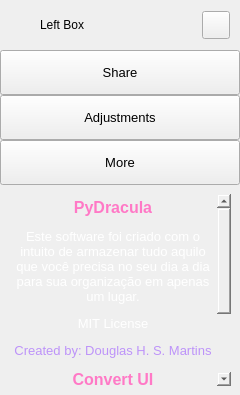
        <widget class="QFrame" name="extraLeftBox">
         <property name="minimumSize">
          <size>
           <width>0</width>
           <height>0</height>
          </size>
         </property>
         <property name="maximumSize">
          <size>
           <width>0</width>
           <height>16777215</height>
          </size>
         </property>
         <property name="frameShape">
          <enum>QFrame::Shape::NoFrame</enum>
         </property>
         <property name="frameShadow">
          <enum>QFrame::Shadow::Raised</enum>
         </property>
         <layout class="QVBoxLayout" name="extraColumLayout_2">
          <property name="spacing">
           <number>0</number>
          </property>
          <property name="leftMargin">
           <number>0</number>
          </property>
          <property name="topMargin">
           <number>0</number>
          </property>
          <property name="rightMargin">
           <number>0</number>
          </property>
          <property name="bottomMargin">
           <number>0</number>
          </property>
          <item>
           <widget class="QFrame" name="extraTopBg">
            <property name="minimumSize">
             <size>
              <width>0</width>
              <height>50</height>
             </size>
            </property>
            <property name="maximumSize">
             <size>
              <width>16777215</width>
              <height>50</height>
             </size>
            </property>
            <property name="frameShape">
             <enum>QFrame::Shape::NoFrame</enum>
            </property>
            <property name="frameShadow">
             <enum>QFrame::Shadow::Raised</enum>
            </property>
            <layout class="QVBoxLayout" name="verticalLayout_6">
             <property name="spacing">
              <number>0</number>
             </property>
             <property name="leftMargin">
              <number>0</number>
             </property>
             <property name="topMargin">
              <number>0</number>
             </property>
             <property name="rightMargin">
              <number>0</number>
             </property>
             <property name="bottomMargin">
              <number>0</number>
             </property>
             <item>
              <layout class="QGridLayout" name="extraTopLayout">
               <property name="leftMargin">
                <number>10</number>
               </property>
               <property name="rightMargin">
                <number>10</number>
               </property>
               <property name="horizontalSpacing">
                <number>10</number>
               </property>
               <property name="verticalSpacing">
                <number>0</number>
               </property>
               <item row="0" column="0">
                <widget class="QFrame" name="extraIcon">
                 <property name="minimumSize">
                  <size>
                   <width>20</width>
                   <height>0</height>
                  </size>
                 </property>
                 <property name="maximumSize">
                  <size>
                   <width>20</width>
                   <height>20</height>
                  </size>
                 </property>
                 <property name="styleSheet">
                  <string notr="true">background-image: url(:/icons/icons/cil-code.png);</string>
                 </property>
                 <property name="frameShape">
                  <enum>QFrame::Shape::NoFrame</enum>
                 </property>
                 <property name="frameShadow">
                  <enum>QFrame::Shadow::Raised</enum>
                 </property>
                </widget>
               </item>
               <item row="0" column="1">
                <widget class="QLabel" name="extraLabel">
                 <property name="minimumSize">
                  <size>
                   <width>150</width>
                   <height>0</height>
                  </size>
                 </property>
                 <property name="text">
                  <string>Left Box</string>
                 </property>
                </widget>
               </item>
               <item row="0" column="2">
                <widget class="QPushButton" name="extraCloseColumnBtn">
                 <property name="minimumSize">
                  <size>
                   <width>28</width>
                   <height>28</height>
                  </size>
                 </property>
                 <property name="maximumSize">
                  <size>
                   <width>28</width>
                   <height>28</height>
                  </size>
                 </property>
                 <property name="cursor">
                  <cursorShape>PointingHandCursor</cursorShape>
                 </property>
                 <property name="toolTip">
                  <string>Close left box</string>
                 </property>
                 <property name="styleSheet">
                  <string notr="true"/>
                 </property>
                 <property name="text">
                  <string/>
                 </property>
                 <property name="icon">
                  <iconset resource="../assets/resource.qrc">
                   <normaloff>:/icons/icons/chevrons-left.svg</normaloff>:/icons/icons/chevrons-left.svg</iconset>
                 </property>
                 <property name="iconSize">
                  <size>
                   <width>18</width>
                   <height>18</height>
                  </size>
                 </property>
                </widget>
               </item>
              </layout>
             </item>
            </layout>
           </widget>
          </item>
          <item>
           <widget class="QFrame" name="extraContent">
            <property name="frameShape">
             <enum>QFrame::Shape::NoFrame</enum>
            </property>
            <property name="frameShadow">
             <enum>QFrame::Shadow::Raised</enum>
            </property>
            <layout class="QVBoxLayout" name="verticalLayout_16">
             <property name="spacing">
              <number>0</number>
             </property>
             <property name="leftMargin">
              <number>0</number>
             </property>
             <property name="topMargin">
              <number>0</number>
             </property>
             <property name="rightMargin">
              <number>0</number>
             </property>
             <property name="bottomMargin">
              <number>0</number>
             </property>
             <item alignment="Qt::AlignmentFlag::AlignTop">
              <widget class="QFrame" name="extraTopMenu">
               <property name="frameShape">
                <enum>QFrame::Shape::NoFrame</enum>
               </property>
               <property name="frameShadow">
                <enum>QFrame::Shadow::Raised</enum>
               </property>
               <layout class="QVBoxLayout" name="verticalLayout_28">
                <property name="spacing">
                 <number>0</number>
                </property>
                <property name="leftMargin">
                 <number>0</number>
                </property>
                <property name="topMargin">
                 <number>0</number>
                </property>
                <property name="rightMargin">
                 <number>0</number>
                </property>
                <property name="bottomMargin">
                 <number>0</number>
                </property>
                <item>
                 <widget class="QPushButton" name="btn_share">
                  <property name="sizePolicy">
                   <sizepolicy hsizetype="Expanding" vsizetype="Fixed">
                    <horstretch>0</horstretch>
                    <verstretch>0</verstretch>
                   </sizepolicy>
                  </property>
                  <property name="minimumSize">
                   <size>
                    <width>0</width>
                    <height>45</height>
                   </size>
                  </property>
                  <property name="font">
                   <font>
                    <family>Segoe UI</family>
                    <pointsize>10</pointsize>
                    <italic>false</italic>
                    <bold>false</bold>
                   </font>
                  </property>
                  <property name="cursor">
                   <cursorShape>PointingHandCursor</cursorShape>
                  </property>
                  <property name="layoutDirection">
                   <enum>Qt::LayoutDirection::LeftToRight</enum>
                  </property>
                  <property name="styleSheet">
                   <string notr="true">background-image: url(:/icons/icons/cil-share-boxed.png);</string>
                  </property>
                  <property name="text">
                   <string>Share</string>
                  </property>
                 </widget>
                </item>
                <item>
                 <widget class="QPushButton" name="btn_adjustments">
                  <property name="sizePolicy">
                   <sizepolicy hsizetype="Expanding" vsizetype="Fixed">
                    <horstretch>0</horstretch>
                    <verstretch>0</verstretch>
                   </sizepolicy>
                  </property>
                  <property name="minimumSize">
                   <size>
                    <width>0</width>
                    <height>45</height>
                   </size>
                  </property>
                  <property name="font">
                   <font>
                    <family>Segoe UI</family>
                    <pointsize>10</pointsize>
                    <italic>false</italic>
                    <bold>false</bold>
                   </font>
                  </property>
                  <property name="cursor">
                   <cursorShape>PointingHandCursor</cursorShape>
                  </property>
                  <property name="layoutDirection">
                   <enum>Qt::LayoutDirection::LeftToRight</enum>
                  </property>
                  <property name="styleSheet">
                   <string notr="true">background-image: url(:/icons/icons/cil-equalizer.png);</string>
                  </property>
                  <property name="text">
                   <string>Adjustments</string>
                  </property>
                 </widget>
                </item>
                <item>
                 <widget class="QPushButton" name="btn_more">
                  <property name="sizePolicy">
                   <sizepolicy hsizetype="Expanding" vsizetype="Fixed">
                    <horstretch>0</horstretch>
                    <verstretch>0</verstretch>
                   </sizepolicy>
                  </property>
                  <property name="minimumSize">
                   <size>
                    <width>0</width>
                    <height>45</height>
                   </size>
                  </property>
                  <property name="font">
                   <font>
                    <family>Segoe UI</family>
                    <pointsize>10</pointsize>
                    <italic>false</italic>
                    <bold>false</bold>
                   </font>
                  </property>
                  <property name="cursor">
                   <cursorShape>PointingHandCursor</cursorShape>
                  </property>
                  <property name="layoutDirection">
                   <enum>Qt::LayoutDirection::LeftToRight</enum>
                  </property>
                  <property name="styleSheet">
                   <string notr="true">background-image: url(:/icons/icons/cil-layers.png);</string>
                  </property>
                  <property name="text">
                   <string>More</string>
                  </property>
                 </widget>
                </item>
               </layout>
              </widget>
             </item>
             <item>
              <widget class="QFrame" name="extraCenter">
               <property name="frameShape">
                <enum>QFrame::Shape::NoFrame</enum>
               </property>
               <property name="frameShadow">
                <enum>QFrame::Shadow::Raised</enum>
               </property>
               <layout class="QVBoxLayout" name="verticalLayout_29">
                <item>
                 <widget class="QTextEdit" name="textEdit">
                  <property name="minimumSize">
                   <size>
                    <width>222</width>
                    <height>0</height>
                   </size>
                  </property>
                  <property name="styleSheet">
                   <string notr="true">background: transparent;</string>
                  </property>
                  <property name="frameShape">
                   <enum>QFrame::Shape::NoFrame</enum>
                  </property>
                  <property name="readOnly">
                   <bool>true</bool>
                  </property>
                  <property name="html">
                   <string>&lt;!DOCTYPE HTML PUBLIC &quot;-//W3C//DTD HTML 4.0//EN&quot; &quot;http://www.w3.org/TR/REC-html40/strict.dtd&quot;&gt;
&lt;html&gt;&lt;head&gt;&lt;meta name=&quot;qrichtext&quot; content=&quot;1&quot; /&gt;&lt;meta charset=&quot;utf-8&quot; /&gt;&lt;style type=&quot;text/css&quot;&gt;
p, li { white-space: pre-wrap; }
hr { height: 1px; border-width: 0; }
li.unchecked::marker { content: &quot;\2610&quot;; }
li.checked::marker { content: &quot;\2612&quot;; }
&lt;/style&gt;&lt;/head&gt;&lt;body style=&quot; font-family:'Segoe UI'; font-size:9pt; font-weight:400; font-style:normal;&quot;&gt;
&lt;p align=&quot;center&quot; style=&quot; margin-top:12px; margin-bottom:12px; margin-left:0px; margin-right:0px; -qt-block-indent:0; text-indent:0px;&quot;&gt;&lt;span style=&quot; font-size:12pt; font-weight:600; color:#ff79c6;&quot;&gt;PyDracula&lt;/span&gt;&lt;/p&gt;
&lt;p align=&quot;center&quot; style=&quot; margin-top:12px; margin-bottom:12px; margin-left:0px; margin-right:0px; -qt-block-indent:0; text-indent:0px;&quot;&gt;&lt;span style=&quot; font-size:10pt; color:#ffffff;&quot;&gt;Este software foi criado com o intuito de armazenar tudo aquilo que você precisa no seu dia a dia para sua organização em apenas um lugar.&lt;/span&gt;&lt;/p&gt;
&lt;p align=&quot;center&quot; style=&quot; margin-top:12px; margin-bottom:12px; margin-left:0px; margin-right:0px; -qt-block-indent:0; text-indent:0px;&quot;&gt;&lt;span style=&quot; font-size:10pt; color:#ffffff;&quot;&gt;MIT License&lt;/span&gt;&lt;/p&gt;
&lt;p align=&quot;center&quot; style=&quot; margin-top:12px; margin-bottom:12px; margin-left:0px; margin-right:0px; -qt-block-indent:0; text-indent:0px;&quot;&gt;&lt;span style=&quot; font-size:10pt; color:#bd93f9;&quot;&gt;Created by: Douglas H. S. Martins&lt;/span&gt;&lt;/p&gt;
&lt;p align=&quot;center&quot; style=&quot; margin-top:12px; margin-bottom:12px; margin-left:0px; margin-right:0px; -qt-block-indent:0; text-indent:0px;&quot;&gt;&lt;span style=&quot; font-size:12pt; font-weight:600; color:#ff79c6;&quot;&gt;Convert UI&lt;/span&gt;&lt;/p&gt;
&lt;p align=&quot;center&quot; style=&quot; margin-top:12px; margin-bottom:12px; margin-left:0px; margin-right:0px; -qt-block-indent:0; text-indent:0px;&quot;&gt;&lt;span style=&quot; color:#ffffff;&quot;&gt;pyside6-uic App.ui &amp;gt; App_ui.py&lt;/span&gt;&lt;/p&gt;
&lt;p align=&quot;center&quot; style=&quot; margin-top:12px; margin-bottom:12px; margin-left:0px; margin-right:0px; -qt-block-indent:0; text-indent:0px;&quot;&gt;&lt;span style=&quot; font-size:12pt; font-weight:600; color:#ff79c6;&quot;&gt;Convert QRC&lt;/span&gt;&lt;/p&gt;
&lt;p align=&quot;center&quot; style=&quot; margin-top:12px; margin-bottom:12px; margin-left:0px; margin-right:0px; -qt-block-indent:0; text-indent:0px;&quot;&gt;&lt;span style=&quot; color:#ffffff;&quot;&gt;pyside6-rcc resource.qrc -o resource_rc.py&lt;/span&gt;&lt;/p&gt;&lt;/body&gt;&lt;/html&gt;</string>
                  </property>
                 </widget>
                </item>
               </layout>
              </widget>
             </item>
             <item>
              <widget class="QFrame" name="extraBottom">
               <property name="frameShape">
                <enum>QFrame::Shape::NoFrame</enum>
               </property>
               <property name="frameShadow">
                <enum>QFrame::Shadow::Raised</enum>
               </property>
              </widget>
             </item>
            </layout>
           </widget>
          </item>
         </layout>
        </widget>
